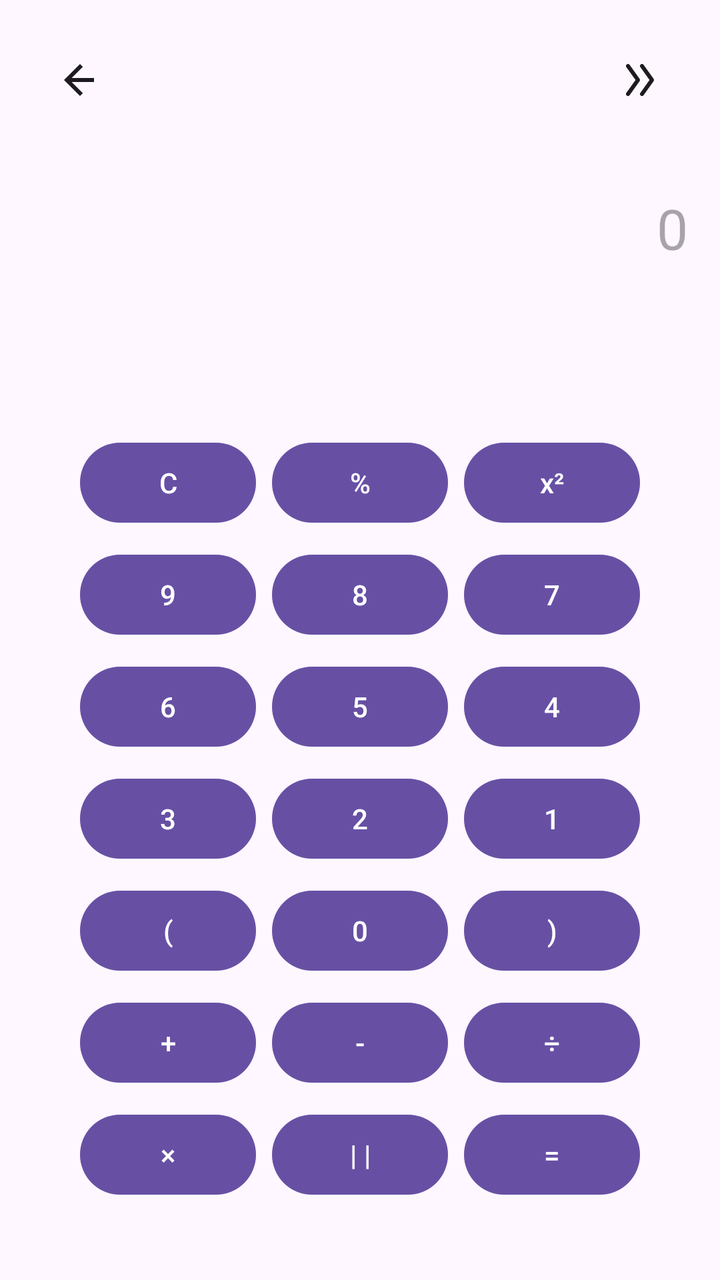
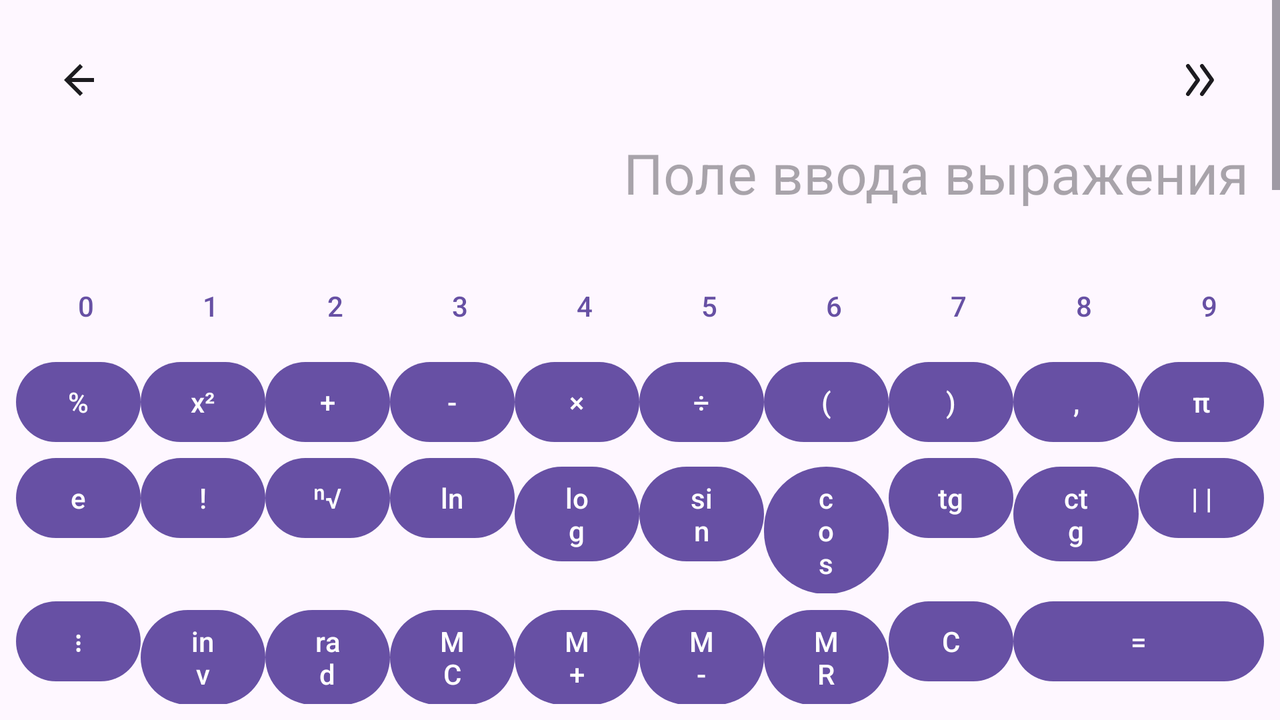

One screen, two layout resources from the same app: the default and the repository's alternative for another configuration. Each is rendered where Android would select it; the XML of both is given below.
<!-- AndroidManifest.xml: application theme Theme.Cryonum -->
<!-- res/layout/activity_calculator.xml -->
<?xml version="1.0" encoding="utf-8"?>
<LinearLayout xmlns:android="http://schemas.android.com/apk/res/android"
    xmlns:tools="http://schemas.android.com/tools"
    xmlns:app="http://schemas.android.com/apk/res-auto"
    android:id="@+id/calculatorRoot"
    android:layout_width="match_parent"
    android:layout_height="match_parent"
    android:background="?android:colorBackground"
    android:orientation="vertical"
    tools:context=".activity.ActivityCalculator">

    <androidx.constraintlayout.widget.ConstraintLayout
        android:layout_width="match_parent"
        android:layout_height="wrap_content">

        <LinearLayout
            android:id="@+id/topBar"
            android:layout_width="0dp"
            android:layout_height="wrap_content"
            android:orientation="horizontal"
            android:paddingTop="16dp"
            android:paddingHorizontal="16dp"
            android:gravity="center_vertical"
            android:layout_marginBottom="8dp"
            app:layout_constraintTop_toTopOf="parent"
            app:layout_constraintStart_toStartOf="parent"
            app:layout_constraintEnd_toEndOf="parent">

            <ImageButton
                android:id="@+id/btnBack"
                android:layout_width="48dp"
                android:layout_height="48dp"
                android:background="@android:color/transparent"
                android:src="@drawable/ic_back"
                android:contentDescription="@string/back"
                app:tint="?android:textColorPrimary" />

            <View
                android:layout_width="0dp"
                android:layout_height="1dp"
                android:layout_weight="1" />

            <ImageButton
                android:id="@+id/btnSwitchMode"
                android:layout_width="48dp"
                android:layout_height="48dp"
                android:background="@android:color/transparent"
                android:src="@drawable/ic_expand"
                android:contentDescription="@string/expand"
                app:tint="?android:textColorPrimary" />
        </LinearLayout>

        <EditText
            android:id="@+id/inputDisplay"
            android:layout_width="0dp"
            android:layout_height="100dp"
            android:gravity="end|center_vertical"
            android:paddingHorizontal="16dp"
            android:textSize="28sp"
            android:textColor="?android:textColorPrimary"
            android:background="@android:color/transparent"
            android:inputType="textNoSuggestions|textVisiblePassword"
            android:maxLines="2"
            android:focusable="true"
            android:cursorVisible="true"
            android:hint="@string/zero"
            android:importantForAutofill="no"
            app:layout_constraintTop_toBottomOf="@id/topBar"
            app:layout_constraintStart_toStartOf="parent"
            app:layout_constraintEnd_toEndOf="parent" />

        <TextView
            android:id="@+id/resultDisplay"
            android:layout_width="0dp"
            android:layout_height="wrap_content"
            android:gravity="end"
            android:textSize="28sp"
            android:textColor="?android:textColorPrimary"
            android:paddingHorizontal="16dp"
            android:layout_marginTop="4dp"
            app:layout_constraintTop_toBottomOf="@id/inputDisplay"
            app:layout_constraintStart_toStartOf="parent"
            app:layout_constraintEnd_toEndOf="parent" />

        <GridLayout
            android:id="@+id/keyboardContainer"
            android:layout_width="wrap_content"
            android:layout_height="wrap_content"
            android:layout_margin="8dp"
            android:rowCount="5"
            android:columnCount="3"
            android:alignmentMode="alignMargins"
            android:useDefaultMargins="true"
            android:gravity="center"
            app:layout_constraintTop_toBottomOf="@id/resultDisplay"
            app:layout_constraintBottom_toBottomOf="parent"
            app:layout_constraintStart_toStartOf="parent"
            app:layout_constraintEnd_toEndOf="parent">

            
            <Button android:id="@+id/btnC" android:text="@string/Clean" />
            <Button android:id="@+id/btnPercent" android:text="@string/symbol_percent" />
            <Button android:id="@+id/btnPower2" android:text="@string/symbol_power2" />
            <Button android:id="@+id/btn9" android:text="@string/nine" />
            <Button android:id="@+id/btn8" android:text="@string/eight" />
            <Button android:id="@+id/btn7" android:text="@string/seven" />
            <Button android:id="@+id/btn6" android:text="@string/six" />
            <Button android:id="@+id/btn5" android:text="@string/five" />
            <Button android:id="@+id/btn4" android:text="@string/four" />
            <Button android:id="@+id/btn3" android:text="@string/three" />
            <Button android:id="@+id/btn2" android:text="@string/two" />
            <Button android:id="@+id/btn1" android:text="@string/one" />
            <Button android:id="@+id/btnParenLeft" android:text="@string/symbol_open_bracket" />
            <Button android:id="@+id/btn0" android:text="@string/zero" />
            <Button android:id="@+id/btnParenRight" android:text="@string/symbol_close_bracket" />
            <Button android:id="@+id/btnPlus" android:text="@string/plas" />
            <Button android:id="@+id/btnMinus" android:text="@string/minus" />
            <Button android:id="@+id/btnDivide" android:text="@string/symbol_division" />
            <Button android:id="@+id/btnMultiply" android:text="@string/symbol_multiplication" />
            <Button android:id="@+id/btnMod" android:text="@string/module" />
            <Button android:id="@+id/btnEquals" android:text="@string/symbol_equals" />
        </GridLayout>
    </androidx.constraintlayout.widget.ConstraintLayout>
</LinearLayout>
<!-- resources referenced by this layout -->
<resources>
  <!-- drawable ic_back (drawable) -->
  <vector xmlns:android="http://schemas.android.com/apk/res/android"
      android:width="24dp"
      android:height="24dp"
      android:viewportWidth="24"
      android:viewportHeight="24">
      <path
          android:fillColor="#FF000000"
          android:pathData="M19,11H7.83l5.59-5.59L12,4l-8,8l8,8l1.42-1.42L7.83,13H19v-2z"/>
  </vector>
  <!-- drawable ic_expand (drawable) -->
  <vector xmlns:android="http://schemas.android.com/apk/res/android"
      android:width="24dp"
      android:height="24dp"
      android:viewportWidth="24"
      android:viewportHeight="24">
  
      <group>
          
          <path
              android:pathData="M6,5 L11,12 L6,19"
              android:strokeColor="#FFFFFF"
              android:strokeWidth="2"
              android:strokeLineCap="round"
              android:strokeLineJoin="round" />
  
          
          <path
              android:pathData="M13,5 L18,12 L13,19"
              android:strokeColor="#FFFFFF"
              android:strokeWidth="2"
              android:strokeLineCap="round"
              android:strokeLineJoin="round" />
      </group>
  </vector>
  <string name="Clean">C</string>
  <string name="back">Назад</string>
  <string name="eight">8</string>
  <string name="expand">Развернуть</string>
  <string name="five">5</string>
  <string name="four">4</string>
  <string name="minus">-</string>
  <string name="module">| |</string>
  <string name="nine">9</string>
  <string name="one">1</string>
  <string name="plas">+</string>
  <string name="seven">7</string>
  <string name="six">6</string>
  <string name="symbol_close_bracket">)</string>
  <string name="symbol_division">÷</string>
  <string name="symbol_equals">=</string>
  <string name="symbol_multiplication">×</string>
  <string name="symbol_open_bracket">(</string>
  <string name="symbol_percent">%</string>
  <string name="symbol_power2">x²</string>
  <string name="three">3</string>
  <string name="two">2</string>
  <string name="zero">0</string>
  <style name="Theme.Cryonum" parent="Base.Theme.Cryonum" />
  <style name="Base.Theme.Cryonum" parent="Theme.Material3.DayNight.NoActionBar">
          
          <item name="android:windowLightStatusBar">?attr/isLightTheme</item>
      </style>
</resources>
<!-- res/layout-land/activity_calculator.xml (the repository's variant of the layout above) -->
<!-- drawn on the phone turned sideways -->
<?xml version="1.0" encoding="utf-8"?>
<LinearLayout xmlns:android="http://schemas.android.com/apk/res/android"
    xmlns:app="http://schemas.android.com/apk/res-auto"
    xmlns:tools="http://schemas.android.com/tools"
    android:id="@+id/calculatorRoot"
    android:layout_width="match_parent"
    android:layout_height="match_parent"
    android:orientation="vertical"
    android:background="?android:colorBackground"
    tools:context=".activity.ActivityCalculator">

    
    <ScrollView
        android:layout_width="match_parent"
        android:layout_height="0dp"
        android:layout_weight="1"
        android:fillViewport="true">

        <androidx.constraintlayout.widget.ConstraintLayout
            android:layout_width="match_parent"
            android:layout_height="wrap_content">

            
            <LinearLayout
                android:id="@+id/topBar"
                android:layout_width="0dp"
                android:layout_height="wrap_content"
                android:layout_marginBottom="8dp"
                android:gravity="center_vertical"
                android:orientation="horizontal"
                android:paddingHorizontal="16dp"
                android:paddingTop="16dp"
                app:layout_constraintEnd_toEndOf="parent"
                app:layout_constraintStart_toStartOf="parent"
                app:layout_constraintTop_toTopOf="parent">

                <ImageButton
                    android:id="@+id/btnBack"
                    android:layout_width="48dp"
                    android:layout_height="48dp"
                    android:background="@android:color/transparent"
                    android:contentDescription="@string/back"
                    android:src="@drawable/ic_back"
                    app:tint="?android:textColorPrimary" />

                <View
                    android:layout_width="0dp"
                    android:layout_height="1dp"
                    android:layout_weight="1" />

                <ImageButton
                    android:id="@+id/btnSwitchMode"
                    android:layout_width="48dp"
                    android:layout_height="48dp"
                    android:background="@android:color/transparent"
                    android:contentDescription="@string/expand"
                    android:src="@drawable/ic_expand"
                    app:tint="?android:textColorPrimary" />
            </LinearLayout>

            
            <EditText
                android:id="@+id/inputDisplay"
                android:layout_width="0dp"
                android:layout_height="45dp"
                android:autofillHints=""
                android:background="@android:color/transparent"
                android:cursorVisible="false"
                android:focusable="false"
                android:gravity="end|center_vertical"
                android:inputType="text"
                android:paddingHorizontal="16dp"
                android:textColor="?android:textColorPrimary"
                android:textSize="28sp"
                app:layout_constraintEnd_toEndOf="parent"
                app:layout_constraintStart_toStartOf="parent"
                app:layout_constraintTop_toBottomOf="@id/topBar"
                android:hint="@string/input_display_label"/>

            
            <TextView
                android:id="@+id/resultDisplay"
                android:layout_width="0dp"
                android:layout_height="45dp"
                android:gravity="end|center_vertical"
                android:paddingHorizontal="16dp"
                android:textColor="?android:textColorPrimary"
                android:textSize="24sp"
                app:layout_constraintEnd_toEndOf="parent"
                app:layout_constraintStart_toStartOf="parent"
                app:layout_constraintTop_toBottomOf="@id/inputDisplay" />

        </androidx.constraintlayout.widget.ConstraintLayout>
    </ScrollView>

    
    <LinearLayout
        android:id="@+id/keyboardContainer"
        android:layout_width="match_parent"
        android:layout_height="wrap_content"
        android:layout_margin="8dp"
        android:orientation="vertical">

        
        <LinearLayout
            style="?android:attr/buttonBarStyle"
            android:layout_width="match_parent"
            android:layout_height="wrap_content"
            android:orientation="horizontal">

            <Button
                android:id="@+id/btn0"
                style="?android:attr/buttonBarButtonStyle"
                android:layout_width="0dp"
                android:layout_height="wrap_content"
                android:layout_weight="1"
                android:text="@string/zero" />

            <Button
                android:id="@+id/btn1"
                style="?android:attr/buttonBarButtonStyle"
                android:layout_width="0dp"
                android:layout_height="wrap_content"
                android:layout_weight="1"
                android:text="@string/one" />

            <Button
                android:id="@+id/btn2"
                style="?android:attr/buttonBarButtonStyle"
                android:layout_width="0dp"
                android:layout_height="wrap_content"
                android:layout_weight="1"
                android:text="@string/two" />

            <Button
                android:id="@+id/btn3"
                style="?android:attr/buttonBarButtonStyle"
                android:layout_width="0dp"
                android:layout_height="wrap_content"
                android:layout_weight="1"
                android:text="@string/three" />

            <Button
                android:id="@+id/btn4"
                style="?android:attr/buttonBarButtonStyle"
                android:layout_width="0dp"
                android:layout_height="wrap_content"
                android:layout_weight="1"
                android:text="@string/four" />

            <Button
                android:id="@+id/btn5"
                style="?android:attr/buttonBarButtonStyle"
                android:layout_width="0dp"
                android:layout_height="wrap_content"
                android:layout_weight="1"
                android:text="@string/five" />

            <Button
                android:id="@+id/btn6"
                style="?android:attr/buttonBarButtonStyle"
                android:layout_width="0dp"
                android:layout_height="wrap_content"
                android:layout_weight="1"
                android:text="@string/six" />

            <Button
                android:id="@+id/btn7"
                style="?android:attr/buttonBarButtonStyle"
                android:layout_width="0dp"
                android:layout_height="wrap_content"
                android:layout_weight="1"
                android:text="@string/seven" />

            <Button
                android:id="@+id/btn8"
                style="?android:attr/buttonBarButtonStyle"
                android:layout_width="0dp"
                android:layout_height="wrap_content"
                android:layout_weight="1"
                android:text="@string/eight" />

            <Button
                android:id="@+id/btn9"
                style="?android:attr/buttonBarButtonStyle"
                android:layout_width="0dp"
                android:layout_height="wrap_content"
                android:layout_weight="1"
                android:text="@string/nine" />
        </LinearLayout>

        
        <LinearLayout
            android:layout_width="match_parent"
            android:layout_height="wrap_content"
            android:orientation="horizontal">

            <Button
                android:id="@+id/btnPercent"
                android:layout_width="0dp"
                android:layout_height="wrap_content"
                android:layout_weight="1"
                android:text="@string/symbol_percent" />
            <Button
                android:id="@+id/btnPower2"
                android:layout_width="0dp"
                android:layout_height="wrap_content"
                android:layout_weight="1"
                android:text="@string/symbol_power2" />
            <Button
                android:id="@+id/btnPlus"
                android:layout_width="0dp"
                android:layout_height="wrap_content"
                android:layout_weight="1"
                android:text="@string/plas" />
            <Button
                android:id="@+id/btnMinus"
                android:layout_width="0dp"
                android:layout_height="wrap_content"
                android:layout_weight="1"
                android:text="@string/minus" />
            <Button
                android:id="@+id/btnMultiply"
                android:layout_width="0dp"
                android:layout_height="wrap_content"
                android:layout_weight="1"
                android:text="@string/symbol_multiplication" />
            <Button
                android:id="@+id/btnDivide"
                android:layout_width="0dp"
                android:layout_height="wrap_content"
                android:layout_weight="1"
                android:text="@string/symbol_division" />
            <Button
                android:id="@+id/btnParenLeft"
                android:layout_width="0dp"
                android:layout_height="wrap_content"
                android:layout_weight="1"
                android:text="@string/symbol_open_bracket" />
            <Button
                android:id="@+id/btnParenRight"
                android:layout_width="0dp"
                android:layout_height="wrap_content"
                android:layout_weight="1"
                android:text="@string/symbol_close_bracket" />
            <Button
                android:id="@+id/btnComma"
                android:layout_width="0dp"
                android:layout_height="wrap_content"
                android:layout_weight="1"
                android:text="@string/symbol_comma" />
            <Button
                android:id="@+id/btnPi"
                android:layout_width="0dp"
                android:layout_height="wrap_content"
                android:layout_weight="1"
                android:text="@string/symbol_pi" />
        </LinearLayout>

        
        <LinearLayout
            android:layout_width="match_parent"
            android:layout_height="wrap_content"
            android:orientation="horizontal">

            <Button
                android:id="@+id/btnE"
                android:layout_width="0dp"
                android:layout_height="wrap_content"
                android:layout_weight="1"
                android:text="@string/symbol_e" />
            <Button
                android:id="@+id/btnFactorial"
                android:layout_width="0dp"
                android:layout_height="wrap_content"
                android:layout_weight="1"
                android:text="@string/symbol_factorial" />
            <Button
                android:id="@+id/btnRootN"
                android:layout_width="0dp"
                android:layout_height="wrap_content"
                android:layout_weight="1"
                android:text="@string/symbol_root_n" />
            <Button
                android:id="@+id/btnLn"
                android:layout_width="0dp"
                android:layout_height="wrap_content"
                android:layout_weight="1"
                android:text="@string/symbol_ln" />
            <Button
                android:id="@+id/btnLog"
                android:layout_width="0dp"
                android:layout_height="wrap_content"
                android:layout_weight="1"
                android:text="@string/symbol_log" />
            <Button
                android:id="@+id/btnSin"
                android:layout_width="0dp"
                android:layout_height="wrap_content"
                android:layout_weight="1"
                android:text="@string/symbol_sin" />
            <Button
                android:id="@+id/btnCos"
                android:layout_width="0dp"
                android:layout_height="wrap_content"
                android:layout_weight="1"
                android:text="@string/symbol_cos" />
            <Button
                android:id="@+id/btnTan"
                android:layout_width="0dp"
                android:layout_height="wrap_content"
                android:layout_weight="1"
                android:text="@string/symbol_tan" />
            <Button
                android:id="@+id/btnCot"
                android:layout_width="0dp"
                android:layout_height="wrap_content"
                android:layout_weight="1"
                android:text="@string/symbol_cot" />
            <Button
                android:id="@+id/btnMod"
                android:layout_width="0dp"
                android:layout_height="wrap_content"
                android:layout_weight="1"
                android:text="@string/module" />
        </LinearLayout>

        
        <LinearLayout
            android:layout_width="match_parent"
            android:layout_height="wrap_content"
            android:orientation="horizontal">

            <Button
                android:id="@+id/btnMenu"
                android:layout_width="0dp"
                android:layout_height="wrap_content"
                android:layout_weight="1"
                android:text="@string/vertical_ellipsis" />
            <Button
                android:id="@+id/btnInv"
                android:layout_width="0dp"
                android:layout_height="wrap_content"
                android:layout_weight="1"
                android:text="@string/btn_inv" />
            <Button
                android:id="@+id/btnDegRad"
                android:layout_width="0dp"
                android:layout_height="wrap_content"
                android:layout_weight="1"
                android:text="@string/btn_rad" />
            <Button
                android:id="@+id/btnMC"
                android:layout_width="0dp"
                android:layout_height="wrap_content"
                android:layout_weight="1"
                android:text="@string/memory_clear" />
            <Button
                android:id="@+id/btnMPlus"
                android:layout_width="0dp"
                android:layout_height="wrap_content"
                android:layout_weight="1"
                android:text="@string/memory_add" />
            <Button
                android:id="@+id/btnMMinus"
                android:layout_width="0dp"
                android:layout_height="wrap_content"
                android:layout_weight="1"
                android:text="@string/memory_subtract" />
            <Button
                android:id="@+id/btnMR"
                android:layout_width="0dp"
                android:layout_height="wrap_content"
                android:layout_weight="1"
                android:text="@string/memory_recall" />
            <Button
                android:id="@+id/btnC"
                android:layout_width="0dp"
                android:layout_height="wrap_content"
                android:layout_weight="1"
                android:text="@string/Clean" />
            <Button
                android:id="@+id/btnEquals"
                android:layout_width="0dp"
                android:layout_height="wrap_content"
                android:layout_weight="2"
                android:text="@string/symbol_equals" />
        </LinearLayout>
    </LinearLayout>
</LinearLayout>
<!-- resources referenced by the variant -->
<!-- as the phone turned sideways resolves them -->
<resources>
  <!-- drawable ic_back (drawable) -->
  <vector xmlns:android="http://schemas.android.com/apk/res/android"
      android:width="24dp"
      android:height="24dp"
      android:viewportWidth="24"
      android:viewportHeight="24">
      <path
          android:fillColor="#FF000000"
          android:pathData="M19,11H7.83l5.59-5.59L12,4l-8,8l8,8l1.42-1.42L7.83,13H19v-2z"/>
  </vector>
  <!-- drawable ic_expand (drawable) -->
  <vector xmlns:android="http://schemas.android.com/apk/res/android"
      android:width="24dp"
      android:height="24dp"
      android:viewportWidth="24"
      android:viewportHeight="24">
  
      <group>
          
          <path
              android:pathData="M6,5 L11,12 L6,19"
              android:strokeColor="#FFFFFF"
              android:strokeWidth="2"
              android:strokeLineCap="round"
              android:strokeLineJoin="round" />
  
          
          <path
              android:pathData="M13,5 L18,12 L13,19"
              android:strokeColor="#FFFFFF"
              android:strokeWidth="2"
              android:strokeLineCap="round"
              android:strokeLineJoin="round" />
      </group>
  </vector>
  <string name="Clean">C</string>
  <string name="back">Назад</string>
  <string name="btn_inv">inv</string>
  <string name="btn_rad">rad</string>
  <string name="eight">8</string>
  <string name="expand">Развернуть</string>
  <string name="five">5</string>
  <string name="four">4</string>
  <string name="input_display_label">Поле ввода выражения</string>
  <string name="memory_add">M+</string>
  <string name="memory_clear">MC</string>
  <string name="memory_recall">MR</string>
  <string name="memory_subtract">M-</string>
  <string name="minus">-</string>
  <string name="module">| |</string>
  <string name="nine">9</string>
  <string name="one">1</string>
  <string name="plas">+</string>
  <string name="seven">7</string>
  <string name="six">6</string>
  <string name="symbol_close_bracket">)</string>
  <string name="symbol_comma">,</string>
  <string name="symbol_cos">cos</string>
  <string name="symbol_cot">ctg</string>
  <string name="symbol_division">÷</string>
  <string name="symbol_e">e</string>
  <string name="symbol_equals">=</string>
  <string name="symbol_factorial">!</string>
  <string name="symbol_ln">ln</string>
  <string name="symbol_log">log</string>
  <string name="symbol_multiplication">×</string>
  <string name="symbol_open_bracket">(</string>
  <string name="symbol_percent">%</string>
  <string name="symbol_pi">π</string>
  <string name="symbol_power2">x²</string>
  <string name="symbol_root_n">ⁿ√</string>
  <string name="symbol_sin">sin</string>
  <string name="symbol_tan">tg</string>
  <string name="three">3</string>
  <string name="two">2</string>
  <string name="vertical_ellipsis">⋮</string>
  <string name="zero">0</string>
  <style name="Theme.Cryonum" parent="Base.Theme.Cryonum" />
  <style name="Base.Theme.Cryonum" parent="Theme.Material3.DayNight.NoActionBar">
          
          <item name="android:windowLightStatusBar">?attr/isLightTheme</item>
      </style>
</resources>
